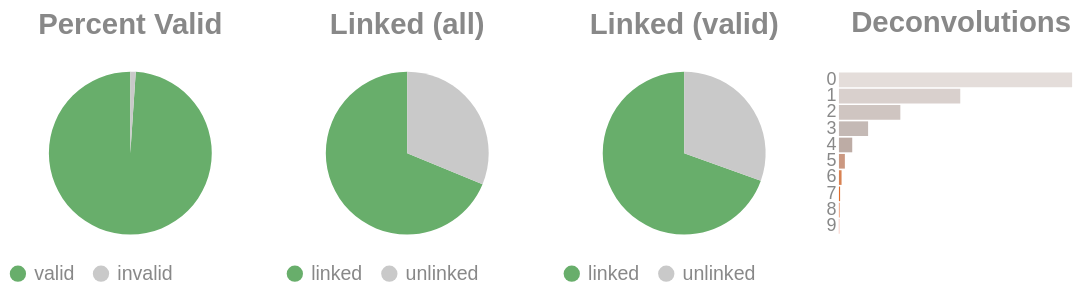

Notebook cell for this chart:
### Code cell
if SKIPLR:
    pass
else:
    clash = Counter()
    for i in valids['molecule'].to_list():
        _mol = i.split("-")
        if len(_mol) == 1:
            clash.update('0')
        else:
            clash.update(_mol[-1])

    _d = {"deconvolutions": [], 'count': []}
    for k,v in clash.items():
        _d['deconvolutions'].append(k)
        _d['count'].append(v)

    tot_valid = valids['reads'].sum()
    mask = valids['reads'] >= 2
    n_linked_reads = valids.filter(mask)['reads'].sum()
    if n_linked_reads == 0:
        print_html("No linked molecules (>=2 reads) were detected; skipping linked-only distributions.")
        SKIPLR = True
    else:
        perc_valid = round(tot_valid / n_reads, 4)
        linked_perc_abs = round(n_linked_reads / n_reads, 4)
        linked_perc = round(n_linked_reads / tot_valid, 4)

    _valid = pl.DataFrame({"valids": ['valid', 'invalid'], "count": [tot_valid, n_reads - tot_valid]})
    _linked_abs = pl.DataFrame({"linked (absolute)": ['linked', 'unlinked'], "count": [n_linked_reads, n_reads - n_linked_reads]})
    _linked_rel = pl.DataFrame({"linked (valids)": ['linked', 'unlinked'], "count": [n_linked_reads, tot_valid - n_linked_reads]})

    (
        alt.hconcat(
            piechart(_valid, goodval = 'valid', title = "Percent Valid"),
            piechart(_linked_abs, goodval = "linked", title =  "Linked (all)"),
            piechart(_linked_rel, goodval = "linked", title =  "Linked (valid)"),
            convolutionbar(pl.DataFrame(_d), title = "Deconvolutions"),
            center = True,
            bounds = 'flush'
        )
        .resolve_scale(color='independent')
        .resolve_legend('independent')
        .properties(usermeta={'embedOptions': {"actions": False}})
    ).display()

### Figure 1 — Vega-Lite specification as saved in the notebook (floating-point values rounded to 4 significant figures)
{"width": "container", "height": 400, "config": {"title": {"anchor": "start", "dy": -15, "fontSize": 18, "color": "#888888", "subtitleColor": "#888888", "subtitleFontSize": 14}, "arc": {"fill": "#0072B2"}, "axis": {"domainColor": "#888888", "domainWidth": 0.5, "gridWidth": 0.2, "grid": false, "titleFontWeight": 400, "titleFontSize": 15, "labelFontSize": 11, "labelColor": "#888888", "tickColor": "#888888", "tickWidth": 0.2, "titleColor": "#888888"}, "axisBand": {"grid": false}, "axisX": {"grid": true, "tickSize": 10, "domainCap": "round"}, "axisY": {"domain": false, "grid": true, "tickSize": 0, "domainCap": "round"}, "background": "transparent", "header": {"labelFontSize": 15, "labelColor": "#888888", "titleFontSize": 15, "titleFontWeight": 600, "titleColor": "#888888"}, "legend": {"labelFont": "sans-serif", "labelFontSize": 12, "labelColor": "#888888", "symbolSize": 100, "symbolType": "circle", "titleFontSize": 12, "titlePadding": 10, "titleColor": "#888888", "title": null}, "range": {"category": ["#E69F00", "#56B4E9", "#009E73", "#F0E442", "#0072B2", "#D55E00", "#CC79A7", "#000000"], "diverging": ["#cfe8f3", "#a2d4ec", "#73bfe2", "#46abdb", "#1696d2", "#12719e"]}, "area": {"fill": "#0072B2", "fillOpacity": 0.7, "line": true, "strokeOpacity": 0.7}, "line": {"color": "#0072B2", "stroke": "#0072B2", "strokeWidth": 2}, "trail": {"color": "#0072B2", "stroke": "#0072B2", "strokeWidth": 0, "size": 1}, "point": {"filled": true, "fillOpacity": 1.0, "size": 95}, "text": {"color": "#888888", "fontSize": 11, "align": "right", "fontWeight": 400, "size": 11}, "bar": {"fill": "#0072B2", "stroke": null}, "view": {"stroke": null, "continuousWidth": 660, "continuousHeight": 400}}, "hconcat": [{"data": {"name": "data-7e85d71a8487ecdcc6a265482a4f8958"}, "mark": {"type": "arc"}, "encoding": {"color": {"field": "valids", "legend": {"orient": "bottom", "title": null}, "scale": {"domain": ["valid", "invalid"], "range": ["#68ae6b", "#C9C9C9"]}, "title": "Valids", "type": "nominal"}, "theta": {"field": "count", "type": "quantitative"}, "tooltip": [{"field": "valids", "title": "Valids", "type": "ordinal"}, {"field": "percent", "format": ".2%", "title": "Percent", "type": "quantitative"}, {"field": "count", "title": "Count", "type": "quantitative"}]}, "height": 100, "title": {"text": "Percent Valid", "align": "center", "anchor": "middle"}, "transform": [{"calculate": "datum.count / 7476228", "as": "percent"}], "width": 150}, {"data": {"name": "data-9f99307df7ff2c6bdc1775d1d4683b1e"}, "mark": {"type": "arc"}, "encoding": {"color": {"field": "linked (absolute)", "legend": {"orient": "bottom", "title": null}, "scale": {"domain": ["linked", "unlinked"], "range": ["#68ae6b", "#C9C9C9"]}, "title": "Linked (Absolute)", "type": "nominal"}, "theta": {"field": "count", "type": "quantitative"}, "tooltip": [{"field": "linked (absolute)", "title": "Linked (Absolute)", "type": "ordinal"}, {"field": "percent", "format": ".2%", "title": "Percent", "type": "quantitative"}, {"field": "count", "title": "Count", "type": "quantitative"}]}, "height": 100, "title": {"text": "Linked (all)", "align": "center", "anchor": "middle"}, "transform": [{"calculate": "datum.count / 7476228", "as": "percent"}], "width": 150}, {"data": {"name": "data-86921be8116459fdc9e8661b9bd80a23"}, "mark": {"type": "arc"}, "encoding": {"color": {"field": "linked (valids)", "legend": {"orient": "bottom", "title": null}, "scale": {"domain": ["linked", "unlinked"], "range": ["#68ae6b", "#C9C9C9"]}, "title": "Linked (Valids)", "type": "nominal"}, "theta": {"field": "count", "type": "quantitative"}, "tooltip": [{"field": "linked (valids)", "title": "Linked (Valids)", "type": "ordinal"}, {"field": "percent", "format": ".2%", "title": "Percent", "type": "quantitative"}, {"field": "count", "title": "Count", "type": "quantitative"}]}, "height": 100, "title": {"text": "Linked (valid)", "align": "center", "anchor": "middle"}, "transform": [{"calculate": "datum.count / 7396552", "as": "percent"}], "width": 150}, {"data": {"name": "data-aa4bbd90e008bcd0a2773684877d12b3"}, "mark": {"type": "bar"}, "encoding": {"color": {"field": "deconvolutions", "legend": null, "scale": {"scheme": "lightgreyred"}, "type": "nominal"}, "tooltip": [{"field": "deconvolutions", "title": "Deconvolutions", "type": "ordinal"}, {"field": "percent", "format": ".2%", "title": "Percent", "type": "quantitative"}, {"field": "count", "title": "Count", "type": "quantitative"}], "x": {"axis": null, "field": "count", "type": "quantitative"}, "y": {"field": "deconvolutions", "sort": "ascending", "title": null, "type": "nominal"}}, "height": 100, "title": {"text": "Deconvolutions", "align": "center", "anchor": "middle"}, "transform": [{"calculate": "datum.count / 3837221", "as": "percent"}], "width": 150}], "bounds": "flush", "center": true, "resolve": {"legend": {"angle": "independent"}, "scale": {"color": "independent"}}, "usermeta": {"embedOptions": {"actions": false}}, "$schema": "https://vega.github.io/schema/vega-lite/v6.4.1.json", "datasets": {"data-7e85d71a8487ecdcc6a265482a4f8958": [{"valids": "valid", "count": 7396552}, {"valids": "invalid", "count": 79676}], "data-9f99307df7ff2c6bdc1775d1d4683b1e": [{"linked (absolute)": "linked", "count": 5141270}, {"linked (absolute)": "unlinked", "count": 2334958}], "data-86921be8116459fdc9e8661b9bd80a23": [{"linked (valids)": "linked", "count": 5141270}, {"linked (valids)": "unlinked", "count": 2255282}], "data-aa4bbd90e008bcd0a2773684877d12b3": [{"deconvolutions": "0", "count": 1908572}, {"deconvolutions": "1", "count": 993026}, {"deconvolutions": "2", "count": 502585}, {"deconvolutions": "3", "count": 238702}, {"deconvolutions": "4", "count": 108894}, {"deconvolutions": "5", "count": 48544}, {"deconvolutions": "6", "count": 21516}, {"deconvolutions": "7", "count": 9470}, {"deconvolutions": "8", "count": 4146}, {"deconvolutions": "9", "count": 1766}]}}
